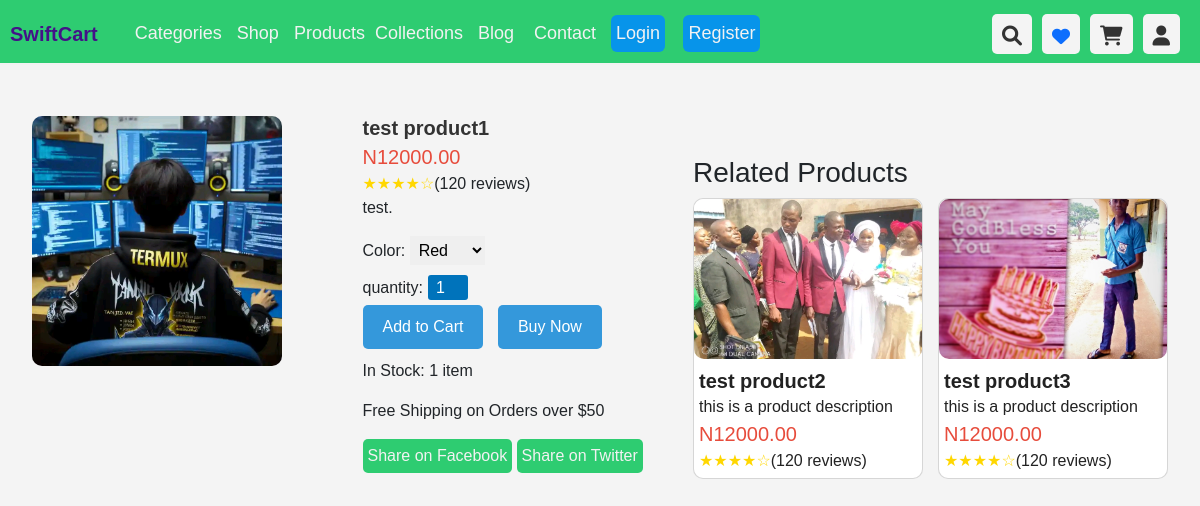
/product_details/d74d3b44-9b3f-40d7-b995-ad96c6175f29/, run on the app's committed database.
### Store/models.py (models this page shows)
class Product(models.Model):
    id = models.UUIDField(primary_key=True, unique=True, default=uuid.uuid4)
    name = models.CharField(max_length=100)
    image = models.ImageField(upload_to='products_images', blank=True, null=True)
    description = models.TextField()
    in_stock = models.PositiveBigIntegerField(default=1)
    price = models.DecimalField(decimal_places=2, max_digits=10000)
    is_sale = models.BooleanField(default=False)
    sale_price = models.DecimalField(decimal_places=2, max_digits=10000, blank=True, null=True)
    is_featured = models.BooleanField(default=False)
    is_trending = models.BooleanField(default=False)
    is_best_seller = models.BooleanField(default=False)
    category = models.ForeignKey(Category, related_name='product_category', on_delete=models.CASCADE)
    created_by = models.ForeignKey(User, related_name='addes_product', on_delete=models.CASCADE)
    created_at = models.DateTimeField(auto_now_add=True)
    def __str__(self):
        return f'{self.name}'

### Store/views.py (the view)
# urls.py: path('product_details/<uuid:product_id>/', views.product_details, name='product_details'),
def product_details(request, product_id):
    categories = Category.objects.all()
    product = get_object_or_404(Product, id=product_id)
    related_products = Product.objects.filter(category=product.category).exclude(id=product_id)[0:3]
    context = {
        'product':product,
        'related_products':related_products,
        'categories':categories,
        }
    return render(request, 'store/product_details.html', context)

### Store/models.py (called while the page is built)
    def __str__(self):
        return f'{self.name}'

### Store/templates/store/product_details.html (shortened to what this page needs)
{% extends 'store/base.html' %}
{% load static %}
{% block content %}
<br>
<br>
<br><br>
<div class="container-fluid">
    <div class="product-detail-page">
        <div style="display: flex; justify-content: space-between;" class="product-detail">
            <div class="product-images product-card">
                {% if product.image %}
                <img src="{{product.image.url}}" alt="images/images (20).jpeg">
                {% endif %}
            </div>
            <div class="product-info">
                <h1 class="product-title">{{product}}</h1>
                {% if product.is_sale%}
                <p class="product-price" style="padding: 0; margin: 0;">N{{product.price}} <span class="old-price">
                        N{{product.sale_price}} </span></p>
                {% else %}
                <p class="product-price" style="padding: 0; margin: 0;">N{{product.price}} </p>
                {% endif %}
                <div class="product-rating">
                    <span class="rating-stars">★★★★☆</span>
                    <span class="rating-count">(120 reviews)</span>
                </div>
                <p class="product-description">{{product.description}}.</p>
                <div class="product-variations">
                    <label for="color">Color:</label>
                    <select id="color">
                        <option value="red">Red</option>
                    </select>
                </div>
                    <div class="quantity">
                        <label for="quantity-{{product.id}}">quantity:</label>
                        <input type="number" name="quantity" id="quantity" min="1" value="1" class="button">
                    </div>
                    <div class="cta-buttons">
                        <button type="submit" class="add-to-cart btn"  value="{{product.id}}" id="add-to-cart">Add to Cart</button>
                        <button class="buy-now btn">Buy Now</button>
                    </div>
                <div class="product-stock">
                    {% if product.in_stock == 1 %}
                    <p>In Stock: <span class="stock-quantity">{{product.in_stock}} item</span></p>
                    {% else %}
                    <p>In Stock: <span class="stock-quantity">{{product.in_stock}} items</span></p>
                    {% endif %}
                </div>
                <div class="product-shipping">
                    <p>Free Shipping on Orders over $50</p>
                </div>
                <div class="social-sharing">
                    <button><a href="https://facebook.com/"></a>Share on Facebook</button>
                    <button>Share on Twitter</button>
                </div>
            </div>
        </div>
        <div class="related-products">
            <h3>Related Products</h3>
            <section class="section">
                <div class="product-carousel section-container">
                    {% for product in related_products %}
                    <div class="card">
                        <div class="card-img">
                            {% if product.image %}
                            <img src="{{product.image.url}}" alt="images/images (20).jpeg">
                            {% endif %}
                        </div>
                        <div class="card-content">
                            <a href="{% url 'product_details' product.id %}"
                                style="text-decoration: none; color: #222;">
                                <div>
                                    <h3 class="product-title">{{product}}</h3>
                                    <p class="product-description" style="padding: 0; margin: 0;">
                                        this is a product description
                                    </p>
                                    {% if product.is_sale%}
                                    <p class="product-price" style="padding: 0; margin: 0;">N{{product.price}} <span
                                            class="old-price"> N{{product.sale_price}} </span></p>
                                    {% else %}
                                    <p class="product-price" style="padding: 0; margin: 0;">N{{product.price}} </p>
                                    {% endif %}
                                    <div class="product-rating">
                                        <span class="rating-stars">★★★★☆</span>
                                        <span class="rating-count">(120 reviews)</span>
                                    </div>
                                </div>
                            </a>
                        </div>
                    </div>
                    {% endfor %}
                </div>
            </section>
        </div>
    </div>
</div>
{% endblock %}

### static/assets/css/style.css (style rules this page uses)
* { margin: 0; padding: 0; box-sizing: border-box; }
body { font-family: Arial, sans-serif; min-height: 100vh; background-color: #f4f4f4; }
.btn { text-decoration: none; background: rgba(0, 140, 255, 0.856); padding: 10px 18px; border: none; color: #fff; }
h1 { color: #333; margin-bottom: 20px; }
.section-container { display: flex; justify-content: space-between; overflow-x: hidden; overflow: scroll; scrollbar-width: none; gap: 5px; }
.section-container .card { max-width: 320px; max-height: 300px; border: 1px solid #3333; border-radius: 10px; min-width: 230px; }
.section-container .card .card-img img { width: 100%; height: 160px; border-radius: 10px; object-fit: cover; }
.section-container .card .card-content { display: flex; justify-content: space-between; padding: 5px; margin-top: 5px; }
.product-detail-page { display: flex; justify-content: space-between; padding: 20px; }
.product-detail-page .product-detail { flex: 2.5; }
.product-detail-page .related-products { flex: 1; }
.product-images { width: 45%; }
.product-images.product-card { width: 250px; text-align: center; }
.product-info { width: 50%; }
.product-title { font-size: 20px; font-weight: bold; margin-bottom: 2px; }
.product-price { font-size: 20px; color: #e74c3c; }
.product-rating { display: flex; align-items: center; }
.rating-stars { color: gold; }
.product-variations { margin-top: 15px; }
#color { border: none; padding: 5px; margin-bottom: 5px; }
.cta-buttons button { background-color: #3498db; color: white; border: none; padding: 10px 20px; font-size: 16px; cursor: pointer; border-radius: 5px; margin-right: 10px; }
.product-stock, .product-shipping { margin-top: 10px; }
.social-sharing { margin-top: 15px; }
.social-sharing button { background-color: #2ecc71; color: #f2f2f2; border: none; padding: 5px; border-radius: 5px; }
.related-products { margin-top: 40px; }
.product-carousel { display: flex; gap: 15px; }
.product-card { width: 200px; text-align: center; }
.product-card img { width: 100%; border-radius: 10px; }

### Store/templates/store/product_details.html (style rules this page uses)
.quantity { display: flex; align-items: center; margin: 5px 0; }
.button { width: 40px; height: 25px; margin: 0 5px; background-color: #0073bb; color: white; border: none; border-radius: 3px; cursor: pointer; text-align: center; }

### data on the page
Product: image (picture), name "test product1", price "12000.00", description "test", in_stock "1"
Product: image (picture), name "test product2", price "12000.00"
Product: image (picture), name "test product3", price "12000.00"
